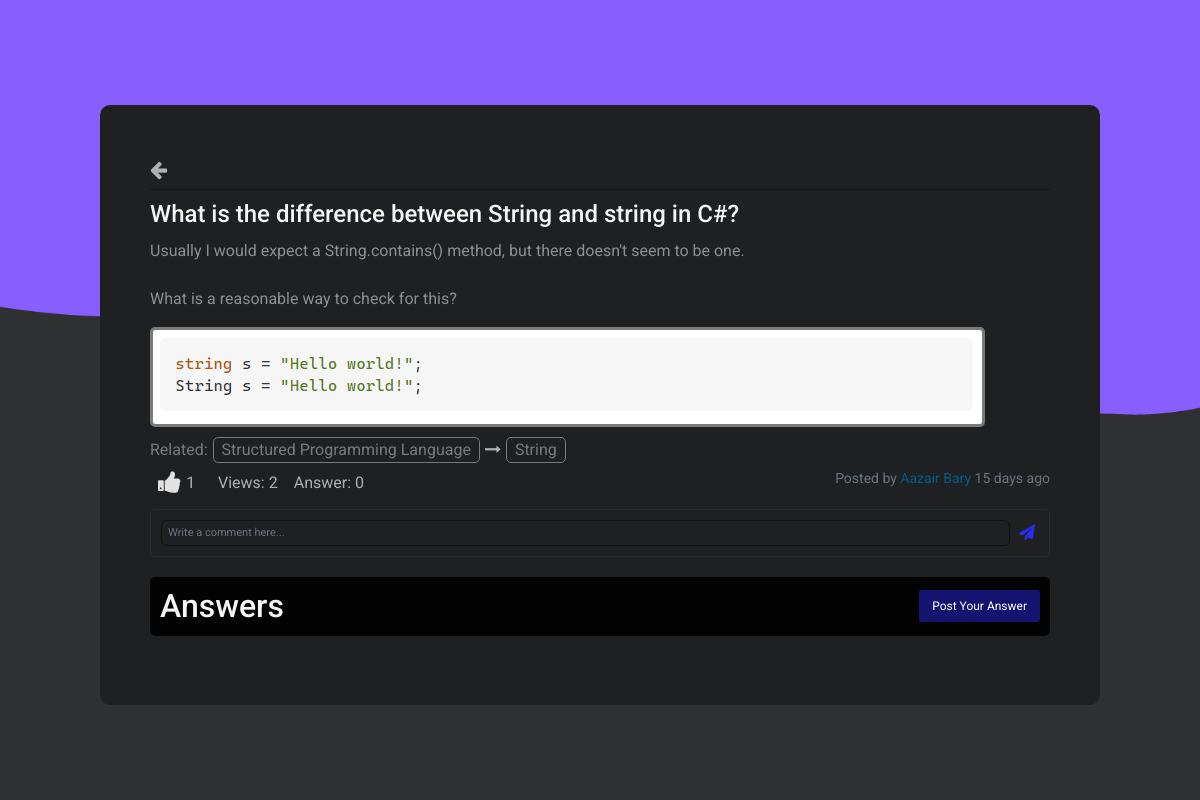
The app's page /problem_panel.php?post_id=P4_1672598415_011202277 (signed in) with its own data.
### tables this page shows
CREATE TABLE `problem_asked` (
  `title` text NOT NULL,
  `problem_id` varchar(100) NOT NULL,
  `description` text NOT NULL,
  `course_code` varchar(30) DEFAULT NULL,
  `topic_name` varchar(100) NOT NULL,
  `views` int(11) NOT NULL,
  `student_id` varchar(20) DEFAULT NULL,
  `last_modified` datetime NOT NULL DEFAULT current_timestamp()
);

CREATE TABLE `pblm_img` (
  `img_name` varchar(100) NOT NULL,
  `problem_id` varchar(100) NOT NULL
);

CREATE TABLE `users` (
  `student_id` varchar(20) NOT NULL,
  `name` varchar(255) NOT NULL,
  `email` varchar(255) NOT NULL,
  `password` varchar(255) NOT NULL,
  `img` varchar(255) NOT NULL,
  `rating` int(11) NOT NULL DEFAULT 0
);

### problem_panel.php (the view, shortened to what this page needs)
<?php
include_once 'php/config.php';
?>
<!DOCTYPE html>
<html lang="en">
<head>
    <link rel="stylesheet" href="bootstrap/bootstrap.min.css">
    <link rel="stylesheet" href="css/problem_panel.css">
    <link rel="stylesheet" href="https://cdnjs.cloudflare.com/ajax/libs/font-awesome/6.2.0/css/all.css">
    <link href="//maxcdn.bootstrapcdn.com/font-awesome/4.7.0/css/font-awesome.min.css" rel="stylesheet">
</head>
<body>
    <div class="profile question_panel">
        <div class="profile-container">
            <div class="back-page">
                <a href="index.php"><i class="fa fa-arrow-left"></i></a>
            </div>
            <div class="card-body question-details">
                <?php
                $getPblmPostSql = mysqli_query($connection, "SELECT * FROM problem_asked WHERE problem_id = '{$_GET['post_id']}'");
                $pblmPostInfo = mysqli_fetch_assoc($getPblmPostSql);
                $pCourseTitle = mysqli_fetch_assoc(mysqli_query($connection, "SELECT course_title FROM course WHERE course.course_code = '{$pblmPostInfo['course_code']}'"));
                ?>
                <div class="problem-details">
                    <h4 class="card-title"><?php echo $pblmPostInfo['title'] ?></h4>
                    <?php echo '<p class="card-text" style="white-space: pre-wrap;">' . $pblmPostInfo['description'] . '</p>'; ?>
                    <?php
                    $pblm_imgSql = mysqli_query($connection, "SELECT * FROM pblm_img WHERE pblm_img.problem_id  = '{$_GET['post_id']}'");
                    if (mysqli_num_rows($pblm_imgSql) > 0) {
                        echo '<div class="images">';
                    } else {
                        echo '<div class="images" style="border:none !important;">';
                    }
                    while ($piRow = mysqli_fetch_assoc($pblm_imgSql)) {
                        echo '<img class="img-fluid" src="resources/pblm-imgs/' . $piRow['img_name'] . '" alt="">';
                    }
                    ?>
                </div>
            </div>
            <div class="related-topics">
                <ul class="nav nav-pills nav-fill">
                    <li>Related:</li>
                    <li class="course">
                        <?php echo $pCourseTitle['course_title'] ?>
                    </li>
                    <li class="arrow"><i class="fa fa-long-arrow-right"></i></li>
                    <li class="topic"><?php echo $pblmPostInfo['topic_name'] ?></li>
                </ul>
            </div>
            <div class="count-bar">
                <ul class="">
                    <li class="p-like like">
                        <?php
                        $allPLikeSql = mysqli_query($connection, "SELECT * FROM p_likes WHERE
                        problem_id = '{$_SESSION['current_pblm_id']}'");
                        $indiLikeSql = mysqli_query($connection, "SELECT * FROM p_likes WHERE
                            problem_id = '{$_SESSION['current_pblm_id']}' AND user_id = '{$_SESSION['user_id']}'");
                        if (mysqli_num_rows($indiLikeSql) > 0) {
                            echo '<i class="fa fa-thumbs-up" style="color:#5016ff"></i>';
                        } else {
                            echo '<i class="fa fa-thumbs-up" style="color:#e1e1e1"></i>';
                        }
                        echo '<span class="pLikeCount">' . mysqli_num_rows($allPLikeSql) . '</span>';
                        ?>
                    </li>
                    <li>Views: <?php echo $pblmPostInfo['views'] ?></li>
                    <li>Answer: <?php
                        $ansCountSql = mysqli_query($connection, "SELECT * FROM answer WHERE problem_id = '{$_SESSION['current_pblm_id']}'");
                        echo mysqli_num_rows($ansCountSql);
                    ?></li>
                </ul>
                <p><small class="text-muted">Posted by <a href="#">
                            <?php
                            $userName = mysqli_fetch_assoc(mysqli_query($connection, "SELECT name FROM users WHERE users.student_id   = '{$pblmPostInfo['student_id']}'"));
                            echo $userName['name'] . " </a>";
                            $ftime = mysqli_fetch_assoc(mysqli_query($connection, "SELECT TIMEDIFF(CURRENT_TIMESTAMP(),'{$pblmPostInfo['last_modified']}') as difTime"));
                            $splitedTime = explode(":", $ftime['difTime']);
                            if ($splitedTime[0] == "00" && $splitedTime[1] == "00") {
                                echo intval($splitedTime[2]) . " sec ago";
                            } else if ($splitedTime[0] == "00" && $splitedTime[1] != "00") {
                                echo intval($splitedTime[1]) . " min ago";
                            } else if (intval($splitedTime[0]) < 24) {
                                echo intval($splitedTime[0]) . " h ago";
                            } else {
                                echo intval(intval($splitedTime[0]) / 24) . " days ago";
                            }
                            ?>
                    </small></p>
            </div>
            <div class="comment-section">
                <form action="#" class="comment-input pblm-comment-form" autocomplete="off">
                    <input type="text" name="cmntTxt" class="form-control" id="problem-comment"
                        placeholder="Write a comment here..." required>
                    <button type="submit" class="pblm-comment-submit-btn"><i class="fa fa-paper-plane"></i></button>
                </form>
            </div>
        </div>
        <div class="card-body answer-section">
            <div class="post-answer">
                <h2 class="card-title">Answers</h2>
                <?php
                if ($_SESSION['user_id'] != $pblmPostInfo['student_id']) {
                    echo '
                        <button type="button" class="btn post-ans" data-bs-toggle="modal" data-bs-target="#postAnswer">Post
                    Your Answer</button>
                        ';
                }
                ?>
            </div>
        </div>
    </div>
    </div>
</body>
</html>

### css/problem_panel.css (style rules this page uses)
* { margin: 0; padding: 0; box-sizing: border-box; font-family: 'Roboto'; color:#afafaf; }
a { text-decoration: none; color: #075b88; }
body { background-color: rgb(24, 23, 23); }
.back-page { padding: 5px 0; margin-bottom: 10px; border-bottom: 1px solid #171717; }
.back-page i { font-size: 20px; }
.profile { display: flex; align-items: center; justify-content: center; width: 100%; min-height: 100vh; max-height: max-content; background: url(../resources/bg.png); background-repeat: repeat; background-position: center; background-size: cover; background-attachment: fixed; }
.profile .profile-container { width: fit-content; height: fit-content; background-color: #1e2022; padding: 50px; border-radius: 10px; min-width: 1200px; max-width: 1300px; min-height: 800px; margin-top: 10px; }
.profile .card-body .card-title { margin-bottom: 10px; color: #f3f5f7; }
.profile .card-body .card-text { color: #8f8f8f; }
.profile .card-body .images { overflow: auto; max-height: 450px; width: fit-content; max-width: 100%; height: max-content; border: 3px solid #7a7a7a; border-radius: 5px; }
.profile .card-body .images img { padding-bottom: 8px; }
.profile .card-body .images img:last-child { padding: 0px; }
.profile .card-body .related-topics { display: flex; align-items: center; margin-top: 10px; justify-content: space-between; }
.profile .card-body .related-topics ul { list-style: none; align-items: center; }
.profile .card-body .related-topics ul li { color: #7a7a7a; margin-right: 5px; }
.profile .card-body .related-topics ul .course, .profile .card-body .related-topics ul .topic { padding: 0px 8px; border: 1px solid #7a7a7a; border-radius: 5px; }
.count-bar { display: flex; align-items: center; justify-content: space-between; }
.count-bar ul { display: flex; align-items: center; padding: 0; list-style: none; }
.count-bar ul li { padding: 15px 8px 5px; display: flex; align-items: center; height: 30px; }
.count-bar ul li:first-child { width: 60px; }
.count-bar ul li span { margin-left: 5px; }
.count-bar ul .like i { font-size: 25px; cursor: pointer; transition: all 300ms; }
.comment-section { padding: 10px; border: 1px solid #2c2c2c; border-radius: 5px; }
.comment-section .comment-input { width: 100%; display: flex; align-items: center; justify-content: space-between; }
.comment-section .comment-input input { padding: 4px 6px; background-color: transparent; font-size: 11px; border-color: #121212; color: #adadad; }
.comment-section .comment-input button { padding: 0px 4px 0 4px; background-color: transparent; margin-left: 5px; border: none; }
.comment-section .comment-input button i { color: #2c2cef; }
.answer-section { margin-top: 20px; margin-bottom: 10px; }
.answer-section .post-answer { display: flex; align-items: center; justify-content: space-between; background-color: #030303; padding: 10px; border-radius: 5px; }
.answer-section .post-answer .card-title { margin: 0; }
.answer-section .post-answer .post-ans { font-size: 12px; background-color: #131571; color: #fff; border-radius: 3px; }
.form-control { color: #0b0b0b; font-size: 14px; }
@media (max-width: 1366px) { .profile .profile-container { max-width: 1100px; min-width: 1000px; min-height: 600px; } }

### records on screen
problem_asked: title "What is the difference between String and string in C#?", description "Usually I would expect a String.contains() method, but there doesn't seem to be one. What is a reasonable way to check for this?", topic_name "String", views "2"
pblm_img: img_name (picture)
users: name "Aazair Bary"

### other values on screen
$pCourseTitle['course_title'] "Structured Programming Language"
mysqli_num_rows($allPLikeSql) "1"
mysqli_num_rows($ansCountSql) "0"
intval($splitedTime[0]) / 24 "15"
